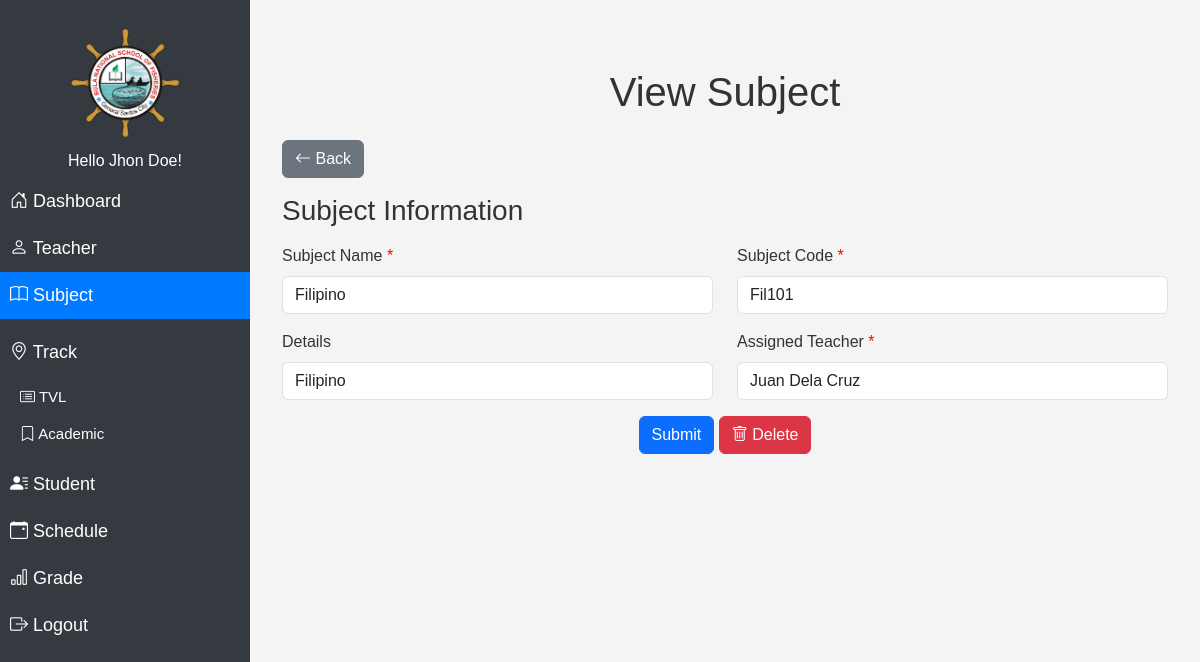
/modules/subject/view.php?id=3 (signed in), run on the app's committed database.
### tables this page shows
CREATE TABLE `user` (
  `id` int(11) NOT NULL,
  `name` varchar(100) NOT NULL,
  `username` varchar(255) NOT NULL,
  `password` varchar(255) NOT NULL,
  `role` varchar(100) NOT NULL
);

CREATE TABLE `subject` (
  `id` int(11) NOT NULL,
  `code` varchar(100) NOT NULL,
  `name` varchar(100) NOT NULL,
  `details` varchar(255) NOT NULL,
  `teacher_id` varchar(100) NOT NULL,
  `del_status` varchar(50) NOT NULL
);

### modules/subject/view.php (the view, shortened to what this page needs)
<!DOCTYPE html>
<html lang="en">
<head>
  <link rel="stylesheet" href="../../assets/css/bootstrap5.3.0/bootstrap.min.css">
  <link rel="stylesheet" href="../../assets/css/navbar.css">
  <link rel="stylesheet" href="../../assets/css/styles.css">
</head>
<body>
<?php
$page = 'Subject';
include "../../db_conn.php";
if (isset($_GET['id'])) {
    $id = $_GET['id'];
    $query = mysqli_query($conn, "
    SELECT s.*, CONCAT(t.first_name, ' ', t.last_name) AS teacher_name
    FROM subject s
    LEFT JOIN teacher t ON s.teacher_id = t.id
    WHERE s.del_status != 'deleted'  AND s.id = '$id'
    ORDER BY s.id DESC;
");
    $row = mysqli_fetch_array($query);
    $teachers_query = mysqli_query($conn, "
SELECT id, CONCAT(first_name, ' ', last_name) AS full_name
FROM teacher WHERE del_status != 'deleted'
");
  }
?>
<?php include "../../navbar.php"; ?>
<div class="content" id="content">
    <div class="container my-5">
      <h1 class="text-center mb-4">View Subject</h1>
      <a href="index.php" class="btn btn-secondary mb-3">
    <i class="bi bi-arrow-left"></i> Back
  </a>
      <form action="update.php?id=<?php echo $row['id']; ?>" method="POST">
      <div class="row mb-3">
          <h3 class="mb-3">Subject Information</h3>
          <div class="col-md-6">
            <label for="subject_name" class="form-label required">Subject Name</label>
            <input type="text" class="form-control" id="subject_name" name="subject_name" required
            value = "<?php echo $row['name']; ?>">
          </div>
          <div class="col-md-6">
            <label for="subject_code" class="form-label required">Subject Code</label>
            <input type="text" class="form-control" id="subject_code" name="subject_code" required
            value = "<?php echo $row['code']; ?>">
          </div>
        </div>
        <div class="row mb-3">
          <div class="col-md-6">
            <label for="details" class="form-label">Details</label>
            <input type="text" class="form-control" id="details" name="details"
            value = "<?php echo $row['details']; ?>">
          </div>
          <div class="col-md-6">
            <label for="teacher_id" class="form-label required">Assigned Teacher</label>
            <select name="teacher_id" class="form-control" required>
                        <?php while($teacher = mysqli_fetch_assoc($teachers_query)): ?>
                            <option value="<?php echo $teacher['id']; ?>"
                                <?php echo (isset($row['teacher_id']) && $row['teacher_id'] == $teacher['id']) ? 'selected' : ''; ?>>
                                <?php echo $teacher['full_name']; ?>
                            </option>
                        <?php endwhile; ?>
                    </select>
          </div>
        </div>
        <div class="text-center">
          <button type="submit" class="btn btn-primary">Submit</button>
          <button type="button" class="btn btn-danger" id="deleteButton">
        <i class="bi bi-trash"></i> Delete
      </button>
        </div>
      </form>
    </div>
  </div>
</body>
</html>

### navbar.php (shortened to what this page needs)
<?php
include "../../db_conn.php";
$nav_id = $_SESSION['id'];
$nav_query = mysqli_query($conn, "SELECT * FROM user where id = '$nav_id'");
$nav_row = mysqli_fetch_array($nav_query);
?>
<link href="https://cdn.jsdelivr.net/npm/bootstrap-icons@1.11.3/font/bootstrap-icons.min.css" rel="stylesheet">
<div class="sidebar" id="sidebar">
<div>
    <img src="../../assets/img/logo.png" alt="Logo" class="logo">
</div>
<h6 class="text-center">Hello <?php echo $nav_row['name']; ?>! </h6>
<a href="../dashboard" class="<?php if ($page == 'Dashboard') {echo 'active';} ?>"><i class="bi bi-house-door"></i> Dashboard</a>
<a href="../teacher" class="<?php if ($page == 'Teacher') {echo 'active';} ?>"><i class="bi bi-person"></i> Teacher</a>
<a href="../subject" class="<?php if ($page == 'Subject') {echo 'active';} ?>"><i class="bi bi-book"></i> Subject</a>
<div class="submenu">
    <a href="#" class="<?php if ($page == 'Strand/TVL' || $page == 'Strand/Academic') {echo 'active';} ?>"><i class="bi bi-geo-alt"></i> Track</a>
    <ul>
        <li><a href="../strand?track=TVL" class="<?php if ($page == 'Strand/TVL') {echo 'active';} ?>"><i class="bi bi-card-list"></i> TVL</a></li>
        <li><a href="../strand?track=Academic" class="<?php if ($page == 'Strand/Academic') {echo 'active';} ?>"><i class="bi bi-bookmark"></i> Academic</a></li>
    </ul>
</div>
<a href="../Student" class="<?php if ($page == 'Student') {echo 'active';} ?>"><i class="bi bi-person-lines-fill"></i> Student</a>
<a href="../schedule" class="<?php if ($page == 'Schedule') {echo 'active';} ?>"><i class="bi bi-calendar-event"></i> Schedule</a>
<a href="../grades" class="<?php if ($page == 'Grades') {echo 'active';} ?>"><i class="bi bi-bar-chart"></i> Grade</a>
<a href="../../logout.php"><i class="bi bi-box-arrow-right"></i> Logout</a>
</div>

### assets/css/navbar.css (style rules this page uses)
.sidebar { height: 100vh; position: fixed; top: 0; left: 0; width: 250px; background-color: #343a40; color: white; padding-top: 20px; transition: width 0.3s; }
.sidebar a { color: white; padding: 10px; text-decoration: none; display: block; font-size: 18px; }
.sidebar a.active { background-color: #007bff; color: white; }
.content { margin-left: 250px; padding: 20px; }
.logo { max-width: 150px; max-height: 150px; border-radius: 50%; margin-top: 5px; margin-bottom: 10px; margin-left: 65px; width: 120px; }
.submenu { margin: 10px 0; }
.submenu ul { list-style-type: none; padding: 0; margin: 0 0 0 15px; }
.submenu ul li { margin: 5px 0; }
.submenu ul li a { text-decoration: none; display: block; padding: 5px; color: white; font-size: 15px; }

### assets/css/styles.css (style rules this page uses)
body { font-family: Arial, sans-serif; background-color: #f4f4f4; color: #333; }
.required::after { content: " *"; color: red; }

### data on the page
user: name "Jhon Doe"
subject: subject_name "Filipino", subject_code "Fil101", details "Filipino", teacher_id "Juan Dela Cruz"
